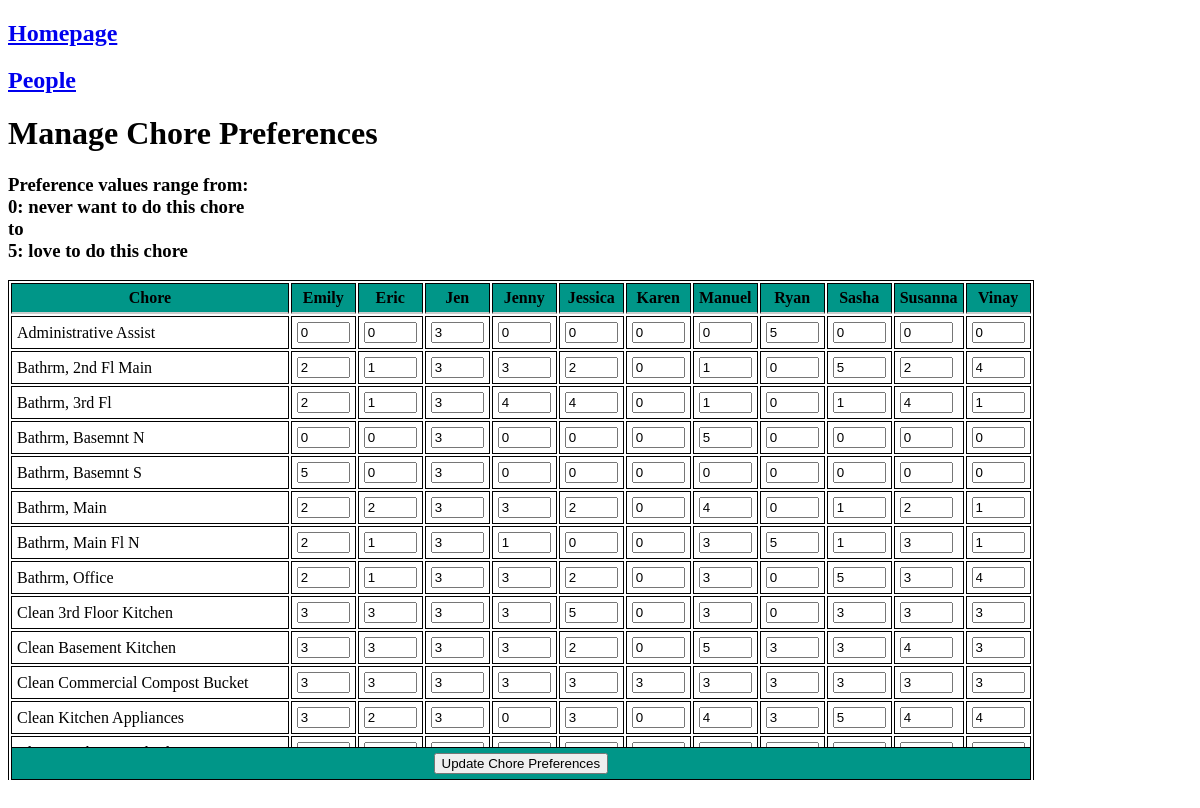
The app's page /prefs with its own data.
### tables this page shows
CREATE TABLE "people" (
"id" INTEGER,
  "first_name" TEXT,
  "last_name" TEXT,
  "load_fraction" REAL,
  "parent" INTEGER,
  "active" INTEGER,
  "email" TEXT
);

CREATE TABLE "preferences" (
"id" INTEGER,
  "task" TEXT,
  "task_type" TEXT,
  "person_id" INTEGER,
  "preference" INTEGER
);

### chore_chart.py (the view)
@app.route("/prefs", methods=["GET", "POST"])
def prefs():
    with sqlite3.connect(db) as con:
        cur = con.cursor()
        if request.method == 'POST':
            for pref_id, value in request.form.items():
                cur.execute(f"UPDATE preferences SET preference = {value} WHERE id = {pref_id}")
            con.commit()
        people = pd.read_sql(con=con, sql = f"SELECT * FROM people WHERE active")
        people = people.rename(columns = {'id': 'person_id'})
        prefs = pd.read_sql(con=con, sql = f"SELECT * FROM preferences")
        prefs = prefs.merge(people[['person_id','first_name']], on = 'person_id')
        prefs = prefs.sort_values(['task','first_name']).set_index(['task','first_name'])
    return render_template("prefs.html", prefs = prefs)

### templates/prefs.html (shortened to what this page needs)
<!doctype html>
<html>
<head>
  <link rel="stylesheet" href="{{ url_for('static', filename='style.css') }}">
</head>
<body>
  <h2><a href="/">Homepage</a></h2>
  <h2><a href="/people">People</a></h2>
  <h1>Manage Chore Preferences</h1>
  <h3>Preference values range from: <br>
    0: never want to do this chore
    <br>to<br>
    5: love to do this chore</h3>
  <div class="fixed-head">
  <table>
    <thead>
      <tr>
        <th>Chore</th>
	{% for name in prefs.index.levels[1] %}
	    <th>{{name}}</th>
	{% endfor %}
      </tr>
    </thead>
    <form method="POST" action="{{ url_for('prefs') }}">
    <tbody>
      {% for task in prefs.index.levels[0] %}
      <tr>
	<td>{{task}}</td>
	{% for name in prefs.index.levels[1] %}
	<td>
	  <input type="number"
		 value="{{ prefs.loc[(task, name), 'preference'] }}"
		 name="{{ prefs.loc[(task, name), 'id'] }}"
		 step="1" min="0" max="5"/>
	</td>
	{% endfor %}
      </tr>
      {% endfor %}
    </tbody>
    <tfoot>
      <tr>
	<td colspan="{{ prefs.index.levels[1].size + 1 }}" class="center-text">
	  <input type="submit" value="Update Chore Preferences">
	</td>
      </tr>
    </tfoot>
    </form>
  </table>
  </div>
</body>
</html>

### static/style.css (style rules this page uses)
table, th, td { border: 1px solid; }
.fixed-head thead th { background: #009688; position: sticky; top: 0; border-bottom: 2px solid #ccc; }
.fixed-head tfoot { position: sticky; bottom: 0; border-top: 2px solid #ccc; background: #009688; }
.fixed-head { display: block; overflow-y: scroll; height: 500px; }
th, td { padding: 5px; }
.center-text { text-align: center; }
input[type='number'] { width: 45px; }

### records on screen
people: first_name "Emily"
people: first_name "Eric"
people: first_name "Jen"
people: first_name "Jenny"
people: first_name "Jessica"
people: first_name "Karen"
people: first_name "Manuel"
people: first_name "Ryan"
people: first_name "Sasha"
people: first_name "Susanna"
people: first_name "Vinay"
preferences: task "Administrative Assist", task.first_name "0", task.first_name "3", task.first_name "5"
preferences: task "Bathrm, 2nd Fl Main", task.first_name "2", task.first_name "1", task.first_name "3", task.first_name "0", task.first_name "5", task.first_name "4"
preferences: task "Bathrm, 3rd Fl", task.first_name "2", task.first_name "1", task.first_name "3", task.first_name "4", task.first_name "0"
preferences: task "Bathrm, Basemnt N", task.first_name "0", task.first_name "3", task.first_name "5"
preferences: task "Bathrm, Basemnt S", task.first_name "5", task.first_name "0", task.first_name "3"
preferences: task "Bathrm, Main", task.first_name "2", task.first_name "3", task.first_name "0", task.first_name "4", task.first_name "1"
preferences: task "Bathrm, Main Fl N", task.first_name "2", task.first_name "1", task.first_name "3", task.first_name "0", task.first_name "5"
preferences: task "Bathrm, Office", task.first_name "2", task.first_name "1", task.first_name "3", task.first_name "0", task.first_name "5", task.first_name "4"
preferences: task "Clean 3rd Floor Kitchen", task.first_name "3", task.first_name "5", task.first_name "0"
preferences: task "Clean Basement Kitchen", task.first_name "3", task.first_name "2", task.first_name "0", task.first_name "5", task.first_name "4"
preferences: task "Clean Commercial Compost Bucket", task.first_name "3"
preferences: task "Clean Kitchen Appliances", task.first_name "3", task.first_name "2", task.first_name "0", task.first_name "4", task.first_name "5"
preferences: task "Clean Kitchen Hood Filters", task.first_name "1", task.first_name "2", task.first_name "0", task.first_name "3", task.first_name "4", task.first_name "5"
preferences: task.first_name "5", task.first_name "1", task.first_name "3", task.first_name "2", task.first_name "0", task.first_name "4"
